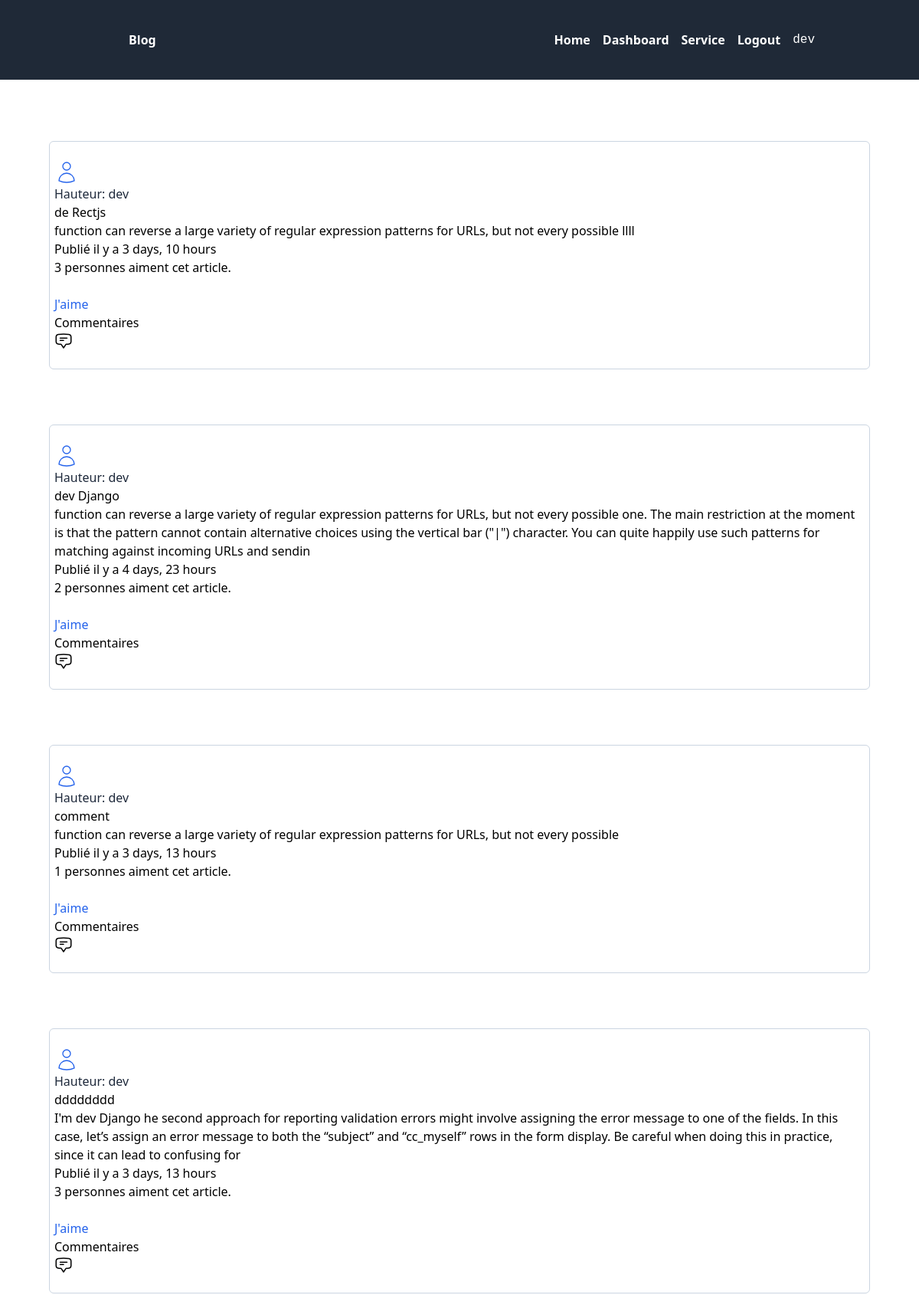
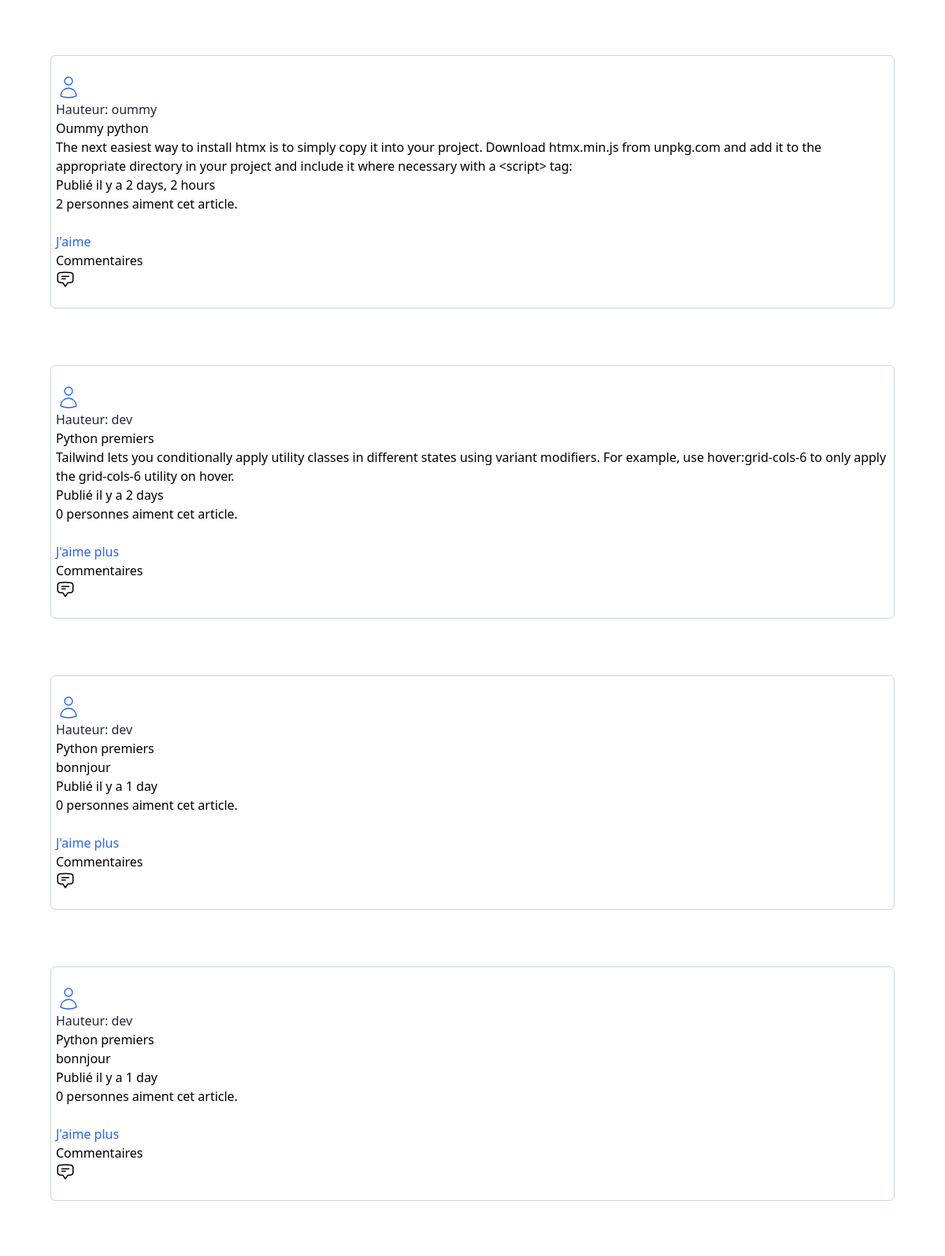
Page / (signed in, upper part) on the committed database (2 pictures, top to bottom).
### src/models.py (models this page shows, shortened)
class User(AbstractUser):
    pass

class BLog(models.Model):
    user = models.ForeignKey(User, on_delete=models.CASCADE)
    category = models.ForeignKey(CategoryBlog, on_delete=models.CASCADE)
    name = models.CharField(max_length =150, blank=True, null=True)
    Text  = models.TextField(max_length=1000 )
    image = models.ImageField(upload_to="image", blank=True)
    date = models.DateTimeField(auto_now=True)
    likes = models.ManyToManyField(User, related_name='blog_likes', blank=True)

### src/views.py (the view)
# urls.py: path('', views.index, name="index" ),
def index(request):
    post = BLog.objects.all()
    return render(request, 'index.html', {'post':post})

### src/templates/index.html (shortened to what this page needs)
{% extends 'base.html' %}
{% block content %}
{% for posts in  post %}
   <div class="flex items-stretch mt-2 m-16 space-x-1 ">
        <div class="px-1.5 py-6 bg-gray-200/150 mt-2 rounded-md w-full border
        border-slate-300">
        <p class="text-slate-800"> Hauteur: {{posts.user.username}}</p>
        <p>{{posts.name}}</p>
        <p>{{posts.Text}}</p>
        <span> Publié il y a {{posts.date|timesince}}</span>
       <p>{{ posts.likes.count }} personnes aiment cet article.</p><br>
       {% if posts.likes.count  %}
        <form action="" hx-post="{% url 'likes' posts.id %}" hx-target="body">
          <button   class="text-blue-600" type="submit">J'aime</button>
        </form>
         {% else %}
         <form action="" hx-post="{% url 'likes' posts.id %}" hx-target="body">
          <button   class="text-blue-600" type="submit">J'aime plus </button><br>
        </form>
       {% endif %}
     <a href="{% url 'comment_post' posts.id %}">Commentaires
    </a>
     </div>
</div>
{% endfor %}
{% endblock content %}

### templates/navabar.html (shortened to what this page needs)
<nav class="bg-gray-800 p-10">
  <div class="container max-auto  flex justify-between items-center pl-42">
     <div class="text-white font-bold pl-32">
          <a href="">Blog</a>
     </div>
     <div class="hidden md:flex  space-x-4 pl-20 ">
        <a class="text-white font-bold hover:underline decoration-sky-500" href="{% url 'index' %}">Home</a>
        <a class="text-white font-bold hover:underline decoration-sky-500" href="{% url 'dashboard' %}">Dashboard</a>
        <a class="text-white font-bold hover:underline decoration-sky-500" href="">Service</a>
        {% if user.is_authenticated %}
        <a class="text-white font-bold hover:underline decoration-sky-500" href="{% url 'user_logut' %}">Logout</a>
         <samp class="text-white">{{user.username}}</samp>
         {% else %}
         <a class="text-white font-bold hover:underline decoration-sky-500" href="{% url 'user_login' %}">Login</a>
        {% endif %}
     </div>
  </div>
</nav>

### rows in the picture
User: username "dev"
BLog: user.username "dev", name "de Rectjs", Text "function can reverse a large variety of regular expression patterns for URLs, but not every possible llll", date "3 days, 10 hours", likes.count "3", shows "J'aime"
BLog: user.username "dev", name "dev Django", Text "function can reverse a large variety of regular expression patterns for URLs, but not every possible one. The main restriction at the moment is that the pattern cannot contain alternative choices using the vertical bar (\"|\") character. You can quite happily use such patterns for matching against incoming URLs and sendin", date "4 days, 23 hours", likes.count "2", shows "J'aime"
BLog: user.username "dev", name "comment", Text "function can reverse a large variety of regular expression patterns for URLs, but not every possible", date "3 days, 13 hours", likes.count "1", shows "J'aime"
BLog: user.username "dev", name "dddddddd", Text "I'm dev Django he second approach for reporting validation errors might involve assigning the error message to one of the fields. In this case, let’s assign an error message to both the “subject” and “cc_myself” rows in the form display. Be careful when doing this in practice, since it can lead to confusing for", date "3 days, 13 hours", likes.count "3", shows "J'aime"
BLog: user.username "oummy", name "Oummy python", Text "The next easiest way to install htmx is to simply copy it into your project. Download htmx.min.js from unpkg.com and add it to the appropriate directory in your project and include it where necessary with a <script> tag:", date "2 days, 2 hours", likes.count "2", shows "J'aime"
BLog: user.username "dev", name "Python premiers", Text "Tailwind lets you conditionally apply utility classes in different states using variant modifiers. For example, use hover:grid-cols-6 to only apply the grid-cols-6 utility on hover.", date "2 days", likes.count "0", shows "J'aime plus"
BLog: user.username "dev", name "Python premiers", Text "bonnjour", date "1 day", likes.count "0", shows "J'aime plus"
BLog: user.username "dev", name "Python premiers", Text "bonnjour", date "1 day", likes.count "0", shows "J'aime plus"
